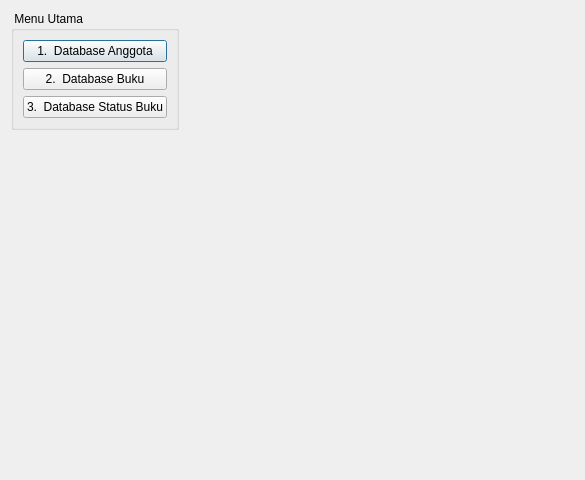
<?xml version="1.0" encoding="UTF-8"?>
<ui version="4.0">
 <class>mainMenu</class>
 <widget class="QDialog" name="mainMenu">
  <property name="geometry">
   <rect>
    <x>0</x>
    <y>0</y>
    <width>585</width>
    <height>480</height>
   </rect>
  </property>
  <property name="windowTitle">
   <string>Dialog</string>
  </property>
  <layout class="QFormLayout" name="formLayout">
   <item row="0" column="0">
    <widget class="QGroupBox" name="groupBox">
     <property name="title">
      <string> Menu Utama</string>
     </property>
     <layout class="QVBoxLayout" name="verticalLayout">
      <item>
       <widget class="QPushButton" name="pushButton_anggota">
        <property name="text">
         <string>1.  Database Anggota</string>
        </property>
       </widget>
      </item>
      <item>
       <widget class="QPushButton" name="pushButton_2">
        <property name="text">
         <string>2.  Database Buku</string>
        </property>
       </widget>
      </item>
      <item>
       <widget class="QPushButton" name="pushButton_3">
        <property name="text">
         <string>3.  Database Status Buku</string>
        </property>
       </widget>
      </item>
     </layout>
    </widget>
   </item>
  </layout>
 </widget>
 <resources/>
 <connections/>
</ui>
